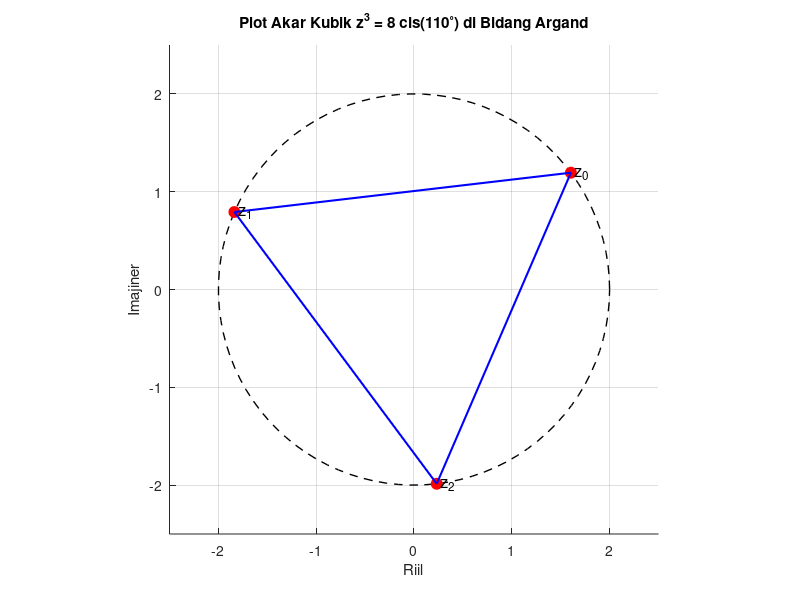

MATLAB code for this plot:
% ===================================================== %
% UTS Matematika Sains Data — Semester Genap 2025/2026 
% Soal 4 — bagian e 
% --------------------------------------------------- 
% Nama  : Irsyad Fadhil
% NIM   : 2510514034
% Parameter: N=34, a=3, b=4, K=8, theta0=110, alpha=0.005 
% Tanggal: 23 April 2026 
% =====================================================

% Parameter dari soal (d)
theta0 = 110;
r_akar = 2;

% Mendefinisikan ketiga akar
k = 0:2;
sudut_akar = (deg2rad(theta0) + 2*pi*k) / 3;
akar = r_akar * exp(1i * sudut_akar);

% Plotting di Bidang Argand
figure;
hold on; grid on; axis equal;

% 1. Gambar Lingkaran Berjari-jari 2
theta_lingkaran = linspace(0, 2*pi, 100);
plot(2*cos(theta_lingkaran), 2*sin(theta_lingkaran), 'k--', 'LineWidth', 1);

% 2. Plot Akar sebagai Titik
plot(real(akar), imag(akar), 'ro', 'MarkerSize', 8, 'MarkerFaceColor', 'r');

% 3. Hubungkan Akar untuk Membentuk Segitiga
plot([real(akar), real(akar(1))], [imag(akar), imag(akar(1))], 'b-', 'LineWidth', 1.5);

% Tambahan label
title('Plot Akar Kubik z^3 = 8 cis(110^\circ) di Bidang Argand');
xlabel('Riil'); ylabel('Imajiner');
text(real(akar), imag(akar), {' z_0', ' z_1', ' z_2'}, 'FontSize', 12);
xlim([-2.5 2.5]); ylim([-2.5 2.5]);
